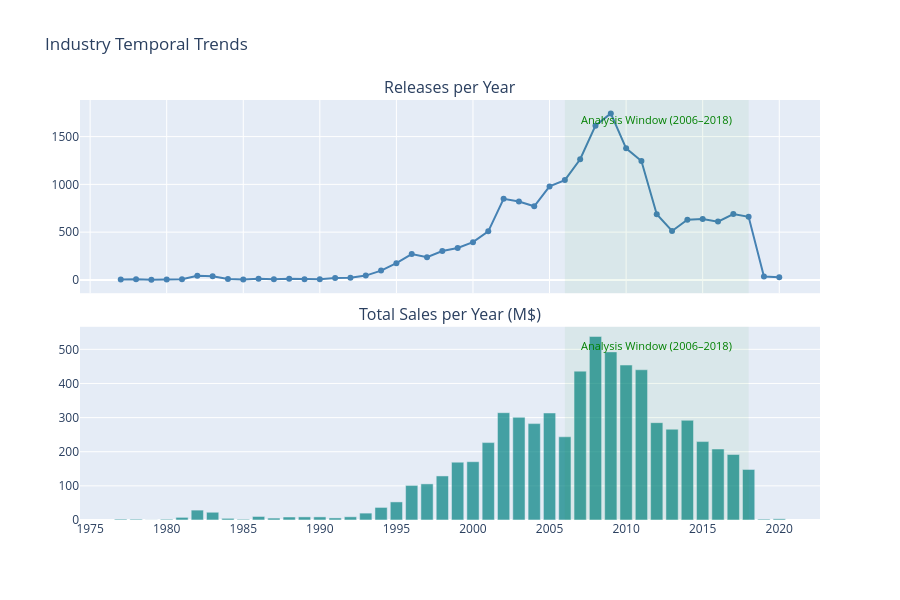

Notebook code for this chart:
### Markdown cell above
## 10. Temporal Trends

The number of releases and aggregate sales over time reveals the "reliable analysis window" — years with sufficient observations for robust statistical analysis.

### Code cell
yearly = (
    df[df['release_year'].notna()]
    .groupby('release_year')
    .agg(
        releases=('title', 'count'),
        total_sales=('total_sales', 'sum'),
        avg_sales=('total_sales', 'mean')
    )
    .reset_index()
)

fig = make_subplots(
    rows=2, cols=1,
    subplot_titles=['Releases per Year', 'Total Sales per Year (M$)'],
    shared_xaxes=True, vertical_spacing=0.08
)

fig.add_trace(
    go.Scatter(x=yearly['release_year'], y=yearly['releases'],
               mode='lines+markers', line=dict(color='steelblue', width=2),
               name='Releases'),
    row=1, col=1
)
fig.add_trace(
    go.Bar(x=yearly['release_year'], y=yearly['total_sales'],
           marker_color='teal', opacity=0.7, name='Sales'),
    row=2, col=1
)

# Highlight the analysis window (2006-2018)
for row in [1, 2]:
    fig.add_vrect(x0=2006, x1=2018, fillcolor='green', opacity=0.05,
                  line_width=0, row=row, col=1)
    fig.add_annotation(
        x=2012, y=0.95, xref='x', yref='y domain',
        text='Analysis Window (2006–2018)', showarrow=False,
        font=dict(size=11, color='green'), row=row, col=1
    )

fig.update_layout(height=600, showlegend=False, title_text='Industry Temporal Trends')
fig.write_html(f'{FIGURES_DIR}/temporal_trends.html')
fig.show()

### Figure 1 — Plotly figure (JSON) as saved in the notebook; plotly's stock layout.template omitted (floating-point values rounded to 4 significant figures)
{"data": [{"line": {"color": "steelblue", "width": 2}, "mode": "lines+markers", "name": "Releases", "type": "scatter", "x": [1977, 1978, 1979, 1980, 1981, 1982, 1983, 1984, 1985, 1986, 1987, 1988, 1989, 1990, 1991, 1992, 1993, 1994, 1995, 1996, 1997, 1998, 1999, 2000, 2001, 2002, 2003, 2004, 2005, 2006, 2007, 2008, 2009, 2010, 2011, 2012, 2013, 2014, 2015, 2016, 2017, 2018, 2019, 2020], "xaxis": "x", "y": [3, 7, 1, 5, 6, 44, 37, 10, 4, 11, 7, 11, 7, 7, 20, 23, 45, 97, 175, 270, 237, 302, 334, 395, 508, 849, 820, 771, 979, 1045, 1263, 1615, 1743, 1377, 1244, 688, 512, 630, 637, 610, 689, 660, 35, 28], "yaxis": "y"}, {"marker": {"color": "teal"}, "name": "Sales", "opacity": 0.7, "type": "bar", "x": [1977, 1978, 1979, 1980, 1981, 1982, 1983, 1984, 1985, 1986, 1987, 1988, 1989, 1990, 1991, 1992, 1993, 1994, 1995, 1996, 1997, 1998, 1999, 2000, 2001, 2002, 2003, 2004, 2005, 2006, 2007, 2008, 2009, 2010, 2011, 2012, 2013, 2014, 2015, 2016, 2017, 2018, 2019, 2020], "xaxis": "x2", "y": [2.5, 2.36, 0.31, 2.26, 7.73, 28.99, 22.68, 4.85, 2.19, 10.35, 5.59, 8.73, 9.12, 9.07, 6.05, 9.38, 20.16, 36.85, 52.98, 101.4, 105.8, 129.1, 169.3, 170.8, 226.8, 314.4, 300.9, 282.4, 313.5, 243.7, 436.1, 537.7, 492.5, 453.9, 440.1, 285.2, 265.9, 292.1, 229.7, 207.9, 192.0, 148.0, 2.55, 3.45], "yaxis": "y2"}], "layout": {"annotations": [{"font": {"size": 16}, "showarrow": false, "text": "Releases per Year", "x": 0.5, "xanchor": "center", "xref": "paper", "y": 1, "yanchor": "bottom", "yref": "paper"}, {"font": {"size": 16}, "showarrow": false, "text": "Total Sales per Year (M$)", "x": 0.5, "xanchor": "center", "xref": "paper", "y": 0.46, "yanchor": "bottom", "yref": "paper"}, {"font": {"color": "green", "size": 11}, "showarrow": false, "text": "Analysis Window (2006–2018)", "x": 2012, "xref": "x", "y": 0.95, "yref": "y domain"}, {"font": {"color": "green", "size": 11}, "showarrow": false, "text": "Analysis Window (2006–2018)", "x": 2012, "xref": "x2", "y": 0.95, "yref": "y2 domain"}], "height": 600, "shapes": [{"fillcolor": "green", "line": {"width": 0}, "opacity": 0.05, "type": "rect", "x0": 2006, "x1": 2018, "xref": "x", "y0": 0, "y1": 1, "yref": "y domain"}, {"fillcolor": "green", "line": {"width": 0}, "opacity": 0.05, "type": "rect", "x0": 2006, "x1": 2018, "xref": "x2", "y0": 0, "y1": 1, "yref": "y2 domain"}], "showlegend": false, "title": {"text": "Industry Temporal Trends"}, "xaxis": {"anchor": "y", "domain": [0, 1], "matches": "x2", "showticklabels": false}, "xaxis2": {"anchor": "y2", "domain": [0, 1]}, "yaxis": {"anchor": "x", "domain": [0.54, 1]}, "yaxis2": {"anchor": "x2", "domain": [0, 0.46]}}}
